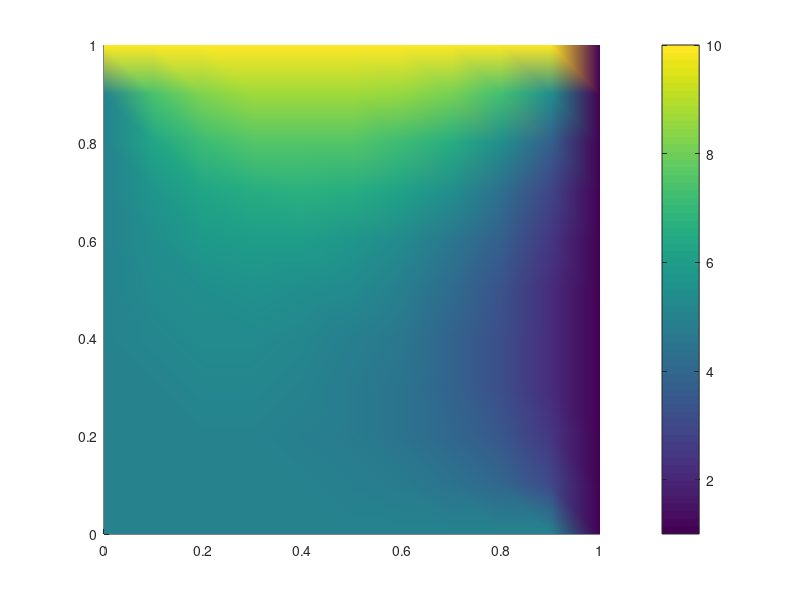

The MATLAB script that drew this image:
clc;clear;close all;
load('numerical_solution.csv')
load('mesh.csv')
sol=numerical_solution;
X = mesh(:,1);
Y = mesh(:,2);
l = sqrt(length(sol));
sol = reshape(sol,[l,l]);
X = reshape(X,[l,l]);
Y = reshape(Y,[l,l]);
surf(X,Y,sol)
view(2)
shading interp
colorbar
